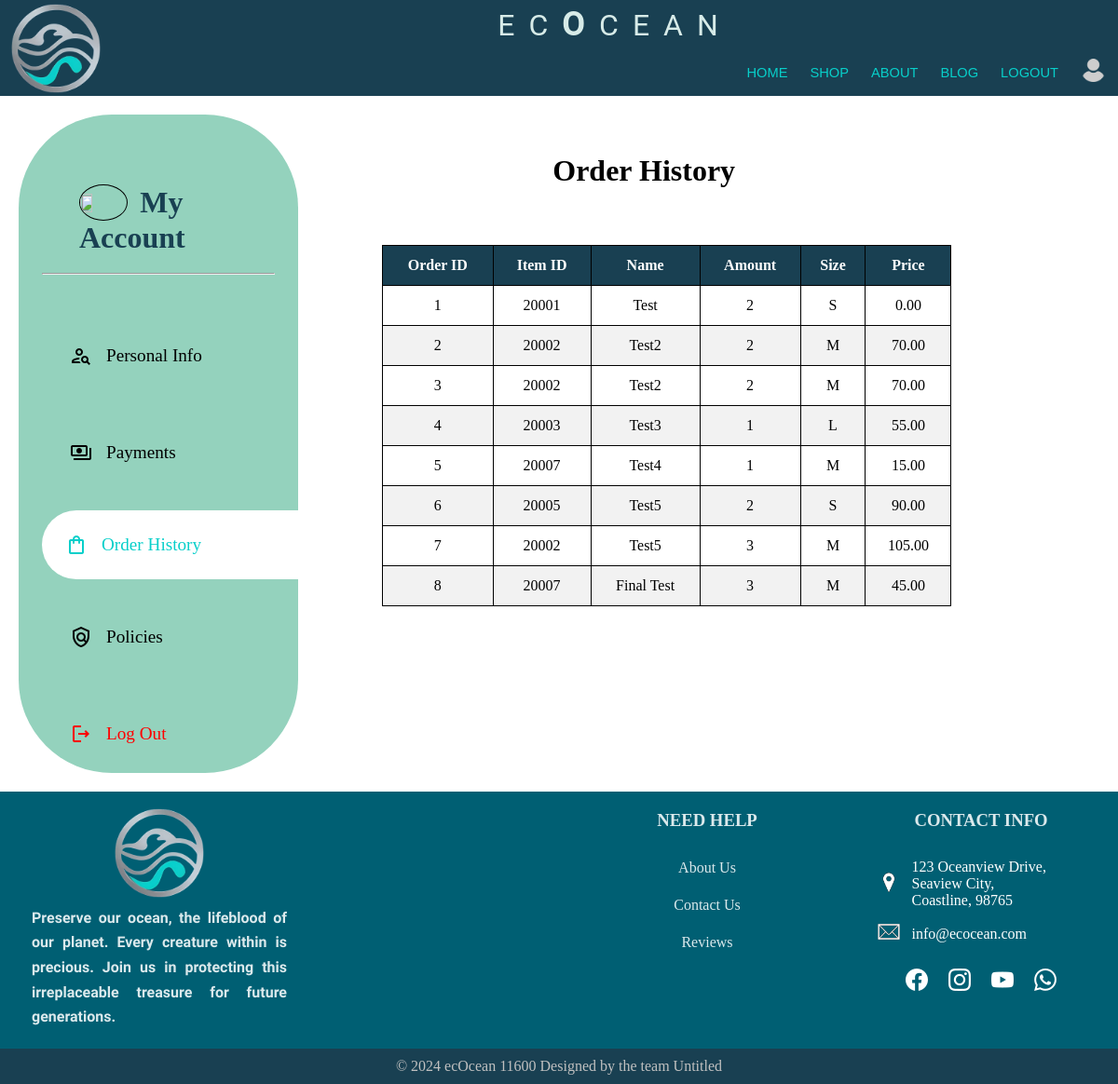
The app's page /Account_orderhistory_page.php (signed in) with its own data.
### tables this page shows
CREATE TABLE `orders` (
  `orderid` int(5) NOT NULL,
  `customerid` int(5) NOT NULL,
  `itemid` int(5) NOT NULL,
  `name` varchar(50) NOT NULL,
  `amount` int(10) NOT NULL,
  `price` decimal(10,2) NOT NULL,
  `size` char(1) NOT NULL
);

### Account_orderhistory_page.php (the view, shortened to what this page needs)
<?php
include 'includes/dbconnection.php';
$user = $_SESSION['user'];
$cusid = $user['customerid'];
$stmt = $conn->prepare("SELECT * FROM orders WHERE customerid = ?");
$stmt->bind_param("i",$cusid);
$stmt->execute();
$result = $stmt->get_result();
?>
<!DOCTYPE html>
<html lang="en">
<head>
    <link rel="stylesheet" type="text/css" href="css/style.css">
	<link rel="stylesheet" type="text/css" href="css/account.css">
</head>
<body>
    <header>
        <div class="header-container">
            <div class="header-container-1" id="left-section"><img id="img1" src="images/logo.png"></div>
            <div class="header-container-1" id="right-section">
                <div class="header-container-2" id="top-section">
                    <p>EC<b style="font-size: 27pt">O</b>CEAN</p>
                </div>
                <div class="header-container-2" id="bottom-section">
                    <div class="bottom-section-1" id="bs1">
                        <nav>
                            <a href="home.php">HOME</a>
                            <a href="Shop_page.php">SHOP</a>
                            <a href="about.php">ABOUT</a>
                            <a href="blog.php">BLOG</a>
                            <a href="logout.php">LOGOUT</a>
                        </nav>
                    </div>
                    <div class="bottom-section-2" id="bs2">
                        <a href="#" class="active">
                            <img class="bi" src="images/profile.png" alt="">
                        </a>
                    </div>
                </div>
            </div>
        </div>
    </header>
    <main>
        <div class="content">
            <div class="sidebar">
                <div class="title">
                <h2><img src="images/girl.jpg"  height="20%" width="25%"> My Account</img></h2>
                <br><br><hr style="color:green">
                </div>
                <div class= "navigation">
                    <ul>
                        <li>
                            <a href="Account_personaldetails_page.php">
                                <span class="material-icons-outlined">person_search</span>
                                <span >Personal Info</span>
                            </a>
                        </li>
                        <li>
                            <a href="Account_payment_page.php" >  <span class="material-icons-outlined">payments</span>
                            <span>Payments</span>
                            </a>
                        </li>
                        <li>
                            <a href="Account_orderhistory_page.php" class="active"> <span class="material-icons-outlined">shopping_bag</span>
                            <span>Order History</span>
                            </a>
                        </li>
                        <li>
                            <a href="Account_policies_page.php"> <span class="material-icons-outlined">policy</span>
                            <span>Policies<span>
                            </a>
                        </li>
                        <li class="logout">
                            <a href="logout.php"> <span class="material-icons-outlined">logout</span>
                            <span>Log Out</span>
                            </a>
                        </li>
                    </ul>
                </div>
            </div>
            <div class="Orders" >
                <h1>Order History</h1>
                <table class = "ord">
                    <thead>
                        <tr>
                            <th>Order ID</th>
                            <th>Item ID</th>
                            <th>Name</th>
                            <th>Amount</th>
                            <th>Size</th>
                            <th>Price</th>
                        </tr>
                    </thead>
                    <tbody>
                        <?php
                        if($result->num_rows > 0) {
                            while ($row = $result->fetch_assoc()) {
                                echo "<tr>";
                                echo "<td>".$row['orderid']."</td>";
                                echo "<td>".$row['itemid']."</td>";
                                echo "<td>".$row['name']."</td>";
                                echo "<td>".$row['amount']."</td>";
                                echo "<td>".$row['size']."</td>";
                                echo "<td>".$row['price']."</td>";
                                echo "</tr>";
                            }
                        } else {
                            echo "<tr><td colspan = '6'>No orders found. Your simple contribution save the ocean.</td></tr>";
                        }
                        ?>
                    </tbody>
                </table>
            </div>
        </div>
    </main>
    <footer>
        <div class="footer-container">
            <div class="footer-container-1">
                <div class="footer-section" id="fs1">
                    <ul>
                        <li><img id="img1" src="images/logo.png"></li>
                        <li>
                            <p>
                            Preserve our ocean, the lifeblood of our planet. Every creature within is precious. Join us in protecting this irreplaceable treasure for future generations.
                            </p>
                        </li>
                    </ul>
                </div>
                <div class="footer-section" id="fs2"></div>
                <div class="footer-section" id="fs3">
                    <h3>NEED HELP</h3>
                    <ul>
                        <li><a href="about.php">About Us</a></li>
                        <li><a href="contact.php">Contact Us</a></li>
                        <li><a href="blog.php">Reviews</a></li>
                    </ul>
                </div>
                <div class="footer-section" id="fs4">
                    <div class="contact-1">
                        <h3>CONTACT INFO</h3>
                        <table cellspacing="10">
                            <tr>
                                <td ><span class="css-sprite-Pin"></span></td>
                                <td >123 Oceanview Drive, Seaview City,<br> Coastline, 98765</td>
                            </tr>
                            <tr>
                                <td><span class="css-sprite-Mail"></span></td>
                                <td>info@ecocean.com</td>
                            </tr>
                        </table>
                    </div>
                    <div class="contact-2" id="svg-social">
                        <div class="social-svg">
                            <a href="https://www.facebook.com/" title="facebook" target="_blank">
                                <span class="css-sprite-facebook"></span>
                            </a>
                        </div>
                        <div class="social-svg">
                            <a href="https://www.instagram.com/" title="instagram" target="_blank">
                                <span class="css-sprite-instagram"></span>
                            </a>
                        </div>
                        <div class="social-svg">
                            <a href="https://www.youtube.com/#!:" title="youtube" target="_blank">
                                <span class="css-sprite-youtube"></span>
                            </a>
                        </div>
                        <div class="social-svg">
                            <a href="https://web.whatsapp.com/" title="whatsapp" target="_blank">
                                <span class="css-sprite-whatsapp"></span>
                            </a>
                        </div>
                    </div>
                </div>
            </div>
            <div class="footer-container-2">
                <p>&copy; 2024 ecOcean 11600 Designed by the team Untitled</p>
            </div>
        </div>
    </footer>
</body>
</html>

### css/style.css (style rules this page uses)
* { margin: 0px; padding: 0px; }
html { height: 100%; margin: 0; }
body { height: 100%; width: 100%; max-width: 100%; margin: auto; display: flexbox; flex-direction: column; min-height: 100vh; overflow-x: hidden; box-sizing: border-box; }
header { font-family: 'Roboto', sans-serif; min-height: 10vh; background-color: #194052; }
main { font-family: 'Roboto', sans-serif; min-height: 55vh; box-sizing: border-box; }
footer { min-height: 30vh; background-color: #005f73; }
.header-container { height: 100%; align-items: center; display: grid; grid-template-columns: 1fr 9fr; }
#img1 { width: auto; height: 12vh; margin: auto; display: block; }
#left-section { display: flex; align-items: center; justify-content: center; padding: 3%; }
#right-section { display: flex; flex-direction: column; height: 100%; }
.header-container-2 { flex-basis: 50%; }
#top-section { display: flex; align-items: center; justify-content: center; letter-spacing: 15px; font-size: 200%; color: #D7EBE8; }
#bottom-section { display: flex; justify-content: space-between; align-items: center; width: 100%; flex-wrap: nowrap; }
#bs2 { display: flex; justify-content: center; align-items: center; width: 5%; flex-shrink: 0; }
#bs1 { display: flex; justify-content: flex-end; align-items: center; width: 100%; flex-wrap: nowrap; }
nav a { font-size: 11pt; font-weight: normal; font-family: 'Poppins', sans-serif; margin: 0px 10px; text-decoration: none; color: #08CFCA; display: inline-block; text-align: center; white-space: nowrap; }
.bi { height: 25px; }
.footer-container { display: flex; flex-direction: column; }
.footer-container-1 { display: flex; flex-direction: row; flex-wrap: wrap; justify-content: space-between; margin-left: 2%; }
.footer-section { flex: 1; min-width: 200px; padding: 10px; }
.footer-container-2 { background-color: #194052; text-align: center; padding: 10px; }
.footer-container-2 p { color: #c0c0c0; }
.footer-section h3 { padding-top: 10px; padding-bottom: 20px; }
#fs1 ul li { padding-top: 3%; }
#fs1 ul, p { text-align: center; }
#fs1 p { font-family: Playwrite CU; color: #dbe9ec; line-height: 20pt; font-weight: bold; padding-bottom: 10px; text-align: justify; }
#fs3 ul, li, h3, a { list-style: none; text-decoration: none; text-align: center; }
#fs3 h3, a { color: #dbe9ec; }
#fs3 li { line-height: 40px; }
#fs3 a { transition: letter-spacing 0.5s; }
#fs4 { display: flex; flex-direction: column; }
#fs4 h3 { color: #dbe9ec; }
.contact-1 table { color: white; width: 100%; text-align: left; align-items: center; padding-left: 5%; border: none; }
.contact-1 th, td { border: none; }
.css-sprite-Pin { background:url('../images/css-sprite-combined.png') -10px -0px; width:96px; height:96px; zoom: 30%; display:inline-block; }
.css-sprite-Mail { background:url('../images/css-sprite-combined.png') -116px -0px; width:96px; height:96px; zoom: 30%; display:inline-block; }
#svg-social { justify-content: center; text-align: center; align-items: center; display: flex; flex-direction: row; }
.social-svg { padding: 4%; }
.css-sprite-whatsapp { background:url('../images/social_sprite.png') -20px -0px; width:24px;height:24px; display:inline-block; }
.css-sprite-facebook { background:url('../images/social_sprite.png') -64px -0px; width:24px;height:24px; display:inline-block; }
.css-sprite-instagram { background:url('../images/social_sprite.png') -108px -0px; width:24px;height:24px; display:inline-block; }
.css-sprite-youtube { background:url('../images/social_sprite.png') -152px -0px; width:24px;height:24px; display:inline-block; }

### Account_orderhistory_page.php (style rules this page uses)
h1 { font-family: 'Bodoni Moda SC:', variable; line-height:120pt; }
.Orders h1 { text-align: center; padding-left: 30%; }
.Orders table { margin-top:0px; margin-left:50px; width:120%; height:50%; padding:20px; border:1px solid black; border-collapse: collapse; }
.Orders th,.Orders td { text-align:center; border:1px solid black; border-collapse: collapse; font-family: 'Bodoni Moda SC:', variable; }

### records on screen
orders: orderid "1", itemid "20001", name "Test", amount "2", size "S", price "0.00"
orders: orderid "2", itemid "20002", name "Test2", amount "2", size "M", price "70.00"
orders: orderid "3", itemid "20002", name "Test2", amount "2", size "M", price "70.00"
orders: orderid "4", itemid "20003", name "Test3", amount "1", size "L", price "55.00"
orders: orderid "5", itemid "20007", name "Test4", amount "1", size "M", price "15.00"
orders: orderid "6", itemid "20005", name "Test5", amount "2", size "S", price "90.00"
orders: orderid "7", itemid "20002", name "Test5", amount "3", size "M", price "105.00"
orders: orderid "8", itemid "20007", name "Final Test", amount "3", size "M", price "45.00"
